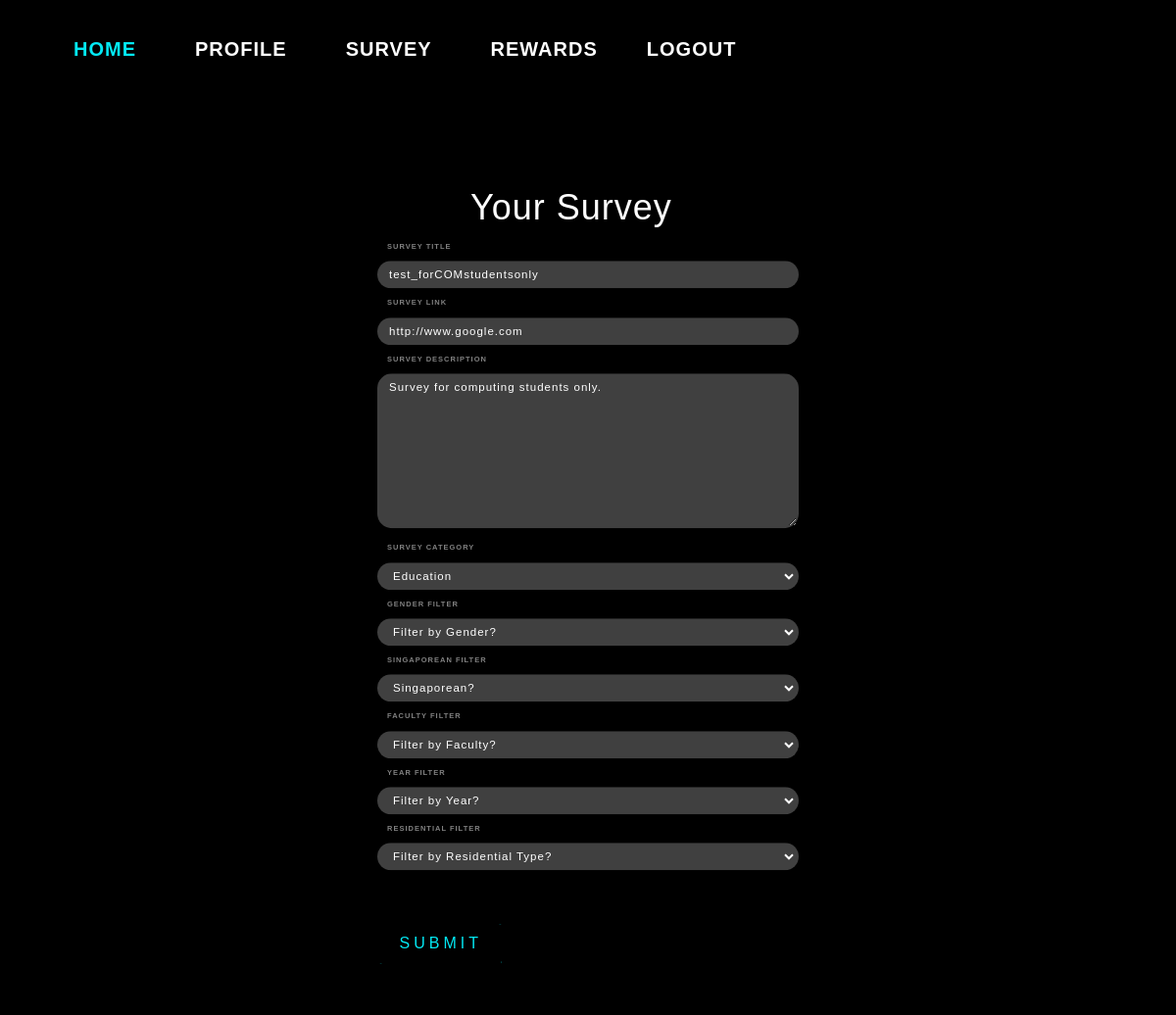
The page /tracksurvey/survey/7/update/ (signed in) on the database its author committed.
### survey/models.py (models this page shows, shortened)
class UploadSurvey(models.Model):
    user = models.ForeignKey(to=User, null=True, on_delete=models.SET_NULL,blank=True)
    uploadDate = models.DateField(default=timezone.now)
    surveytitle = models.CharField('Survey Title', max_length=100)
    surveylink = models.URLField('Survey Link', max_length=200)
    surveydescription = models.CharField('Survey Description',
        max_length=5000,
        help_text="Include your survey dscription here!")
    surveycategory_choices = [
    ('EDN','Education'),
    ('HTC','Healthcare'),
    ('LFS','Lifestyle'),
    ('NUS','NUS-Related'),
    ('OTH','Others')]
    surveycategory = models.CharField('Survey Category',choices=surveycategory_choices, max_length=100, default='OTH')
    gender_filter=models.ManyToManyField(GenderFilter,blank=True)
    singaporean_filter=models.ManyToManyField(SingaporeanFilter, blank=True)
    faculty_filter=models.ManyToManyField(FacultyFilter,blank=True)
    year_filter=models.ManyToManyField(YearFilter,blank=True)
    residential_filter=models.ManyToManyField(ResidentialFilter, blank=True)

### survey/views.py (the view, shortened to what this page needs)
# urls.py: path('tracksurvey/survey/<int:pk>/update/', SurveyUpdateView.as_view(), name='updatesurvey'),
class SurveyUpdateView(LoginRequiredMixin, UserPassesTestMixin, SuccessMessageMixin, UpdateView):
    model=UploadSurvey
    form_class=UploadSurveyForm
    success_message = "Your survey was successfully updated!"
    def test_func(self):
        survey=self.get_object()
        if self.request.user == survey.user:
            return True
        return False

### survey/forms.py
class UploadSurveyForm(forms.ModelForm):
    class Meta():
        model = UploadSurvey
        fields = ('surveytitle','surveylink','surveydescription','surveycategory','gender_filter','singaporean_filter','faculty_filter','year_filter','residential_filter')
        widgets={
            'surveytitle': forms.TextInput(attrs={'type':'text', 'id':'login-input-user', 'class':'login__input'}),
            'surveylink': forms.TextInput(attrs={'type':'text', 'id':'login-input-user', 'class':'login__input'}),
            'surveydescription':forms.Textarea(attrs={'type':'text', 'id':'login-input-user', 'class':'login__input'}),
            'surveycategory':forms.Select(attrs={'id':'login-input-user', 'class':'login__input','style': 'width:430px'}),
            'gender_filter': forms.CheckboxSelectMultiple(),
            'singaporean_filter': forms.CheckboxSelectMultiple(),
            'faculty_filter': forms.CheckboxSelectMultiple(),
            'year_filter': forms.CheckboxSelectMultiple(),
            'residential_filter': forms.CheckboxSelectMultiple()
        }

### survey/models.py (called while the page is built)
    def __str__(self):
        return self.gender_filter

    def __str__(self):
        return self.singaporean_filter

    def __str__(self):
        return self.faculty_filter

    def __str__(self):
        return self.year_filter

    def __str__(self):
        return self.residential_filter

### survey/templates/survey/uploadsurvey_form.html (shortened to what this page needs)
{% extends "survey/base.html" %}
{% load static %}
{% block css %}
<link rel="stylesheet" type="text/css" href="{% static 'accounts/profile.css'%}">
<link rel="stylesheet" type="text/css" href="{% static 'survey/uploadsurvey.css'%}">
{% endblock %}
{% block body_block %}
{% load widget_tweaks %}
<div id="uploadsurvey-box" class="box">
  <h1 class=survey_header>
    Your Survey
  </h1>
  <form method="POST" id="uploadsurvey_form">
      <div class=form-row>
        <label for="surveytitle" class="login__label"> Survey Title </label>
        {{form.surveytitle}}
      </div>
      <div class=form-row>
        <label for="surveylink" class="login__label"> Survey Link </label>
        {{form.surveylink}}
      </div>
      <div class=form-row>
        <label for="surveydescription" class="login__label"> Survey Description </label>
        {{form.surveydescription}}
      </div>
      <div class=form-row>
        <label for="surveycategory" class="login__label"> Survey Category </label>
        {{form.surveycategory}}
      </div>
      <div class=form-row>
        <label for="gender_filter" class="login__label"> Gender Filter</label>
        <select class="login__input" id='login-input-user'>
          <option>Filter by Gender?</option>
        </select>
      </div>
      <div class=form-row>
        <label for="singaporean_filter" class="login__label"> Singaporean Filter</label>
        <select class="login__input" id='login-input-user'>
          <option>Singaporean?</option>
        </select>
      </div>
      <div class=form-row>
        <label for="faculty_filter" class="login__label"> Faculty Filter</label>
        <select class="login__input" id='login-input-user'>
          <option>Filter by Faculty?</option>
        </select>
      </div>
      <div class=form-row>
        <label for="year_filter" class="login__label"> Year Filter</label>
        <select class="login__input" id='login-input-user'>
          <option>Filter by Year?</option>
        </select>
      </div>
      <div class=form-row>
        <label for="residential_filter" class="login__label"> Residential Filter</label>
        <select class="login__input" id='login-input-user'>
          <option>Filter by Residential Type?</option>
        </select>
      </div>
      <div class="box submit-button">
        <a href="#" onclick= "document.getElementById('uploadsurvey_form').submit()" id="update-button">
            Submit
        </a>
    </div>
  </form>
</div>
{% endblock %}

### survey/static/survey/base.css (style rules this page uses)
html { height: 100%; }
body { background: #000000; margin: auto; font-family: "Trebuchet MS", monospace; }
div { padding:5px; }

### accounts/static/accounts/profile.css (style rules this page uses)
body { background-color: black; font-family: 'Montserrat', sans-serif; font-size: 16px; line-height: 1.25; letter-spacing: 1px; }
* { box-sizing: border-box; transition: .25s all ease; }
.login__label { display: block; padding-left: 1rem; }
.login__label, .login__label--checkbox { color: rgba(255, 255, 255, 0.5); text-transform: uppercase; font-size: .75rem; margin-bottom: 1rem; }
.login__input { color: white; font-size: 1.15rem; width: 100%; padding: .5rem 1rem; border: 2px solid transparent; outline: none; border-radius: 1.5rem; background-color: rgba(255, 255, 255, 0.25); letter-spacing: 1px; }
.box { position: absolute; top: 50%; left: 50%; padding: 0px; transform: translate(-50%, -50%); background: rgba(0, 0, 0, 0.753); box-sizing: border-box; box-shadow: 0 15px 25px rgba(0,0,0,.6); border-radius: 0px; margin-top: 20px; }
.box a { display: inline-block; padding: 10px 20px; color: #03e9f4; font-size: 16px; text-decoration: none; text-transform: uppercase; overflow: hidden; transition: .5s; letter-spacing: 4px }
#update-button { position: absolute; margin-top:-100px; margin-left: 420px; margin-bottom: 100px; }

### survey/static/survey/uploadsurvey.css (style rules this page uses)
#uploadsurvey-box { margin-top:100px; }
.submit-button { position: relative; margin-top:150px; margin-left: -275px; }
.survey_header { color: white; margin-left: 100px; margin-top:0px; }

### rows shown on the page
UploadSurvey: surveytitle "test_forCOMstudentsonly", surveylink "http://www.google.com", surveydescription "Survey for computing students only.", surveycategory "Education"
